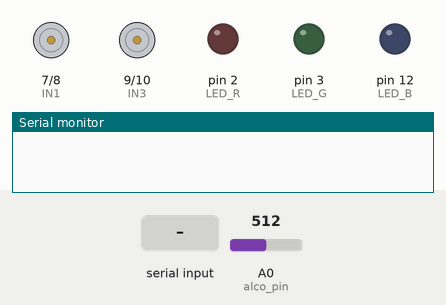
Recording of a sketch running on a simulated Arduino Uno, built with avr-gcc and run on an emulated ATmega328P. On the bench: motor-driver pin pairs drawn as motors (green arrow = first pin HIGH = forward, orange = second pin HIGH = backward, longer = more drive, scaled by the enable pin), output pins drawn as LEDs (lit = HIGH), the last lines printed to the serial monitor. The inputs (shaded band) are chosen by the test bench; at power-on: A0 (alco_pin) = 512.

Above: at 1.2 s.
1.3 s: "90,45,200\n" received over the second serial link
At 2.3 s:
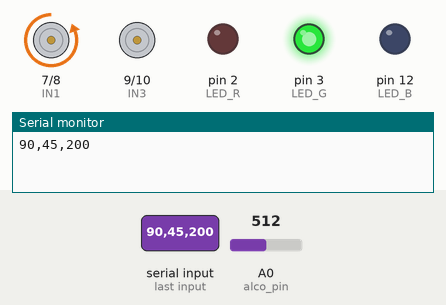
2.8 s: "30,150,10\n" received over the second serial link
At 3.4 s:
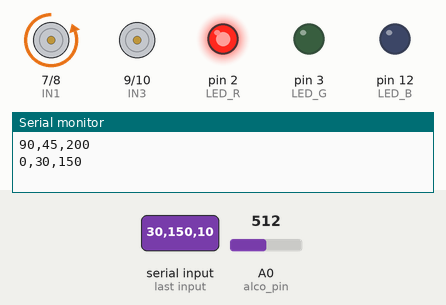
5.8 s: "2\n" received over the second serial link
At 8.1 s:
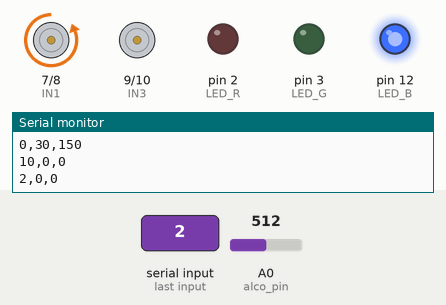
8.8 s: "90,45\n" received over the second serial link
At 11.0 s:
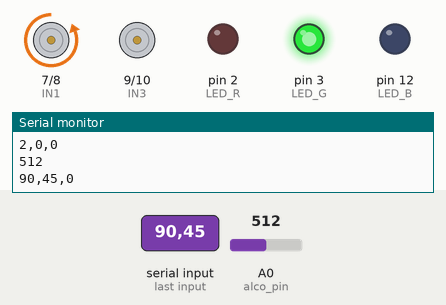
11.3 s: "0\n" received over the second serial link
At 13.8 s:
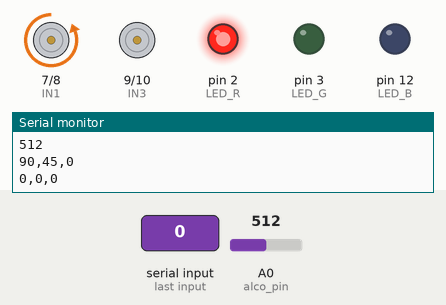
14.3 s: "30,150\n" received over the second serial link
At 16.5 s:
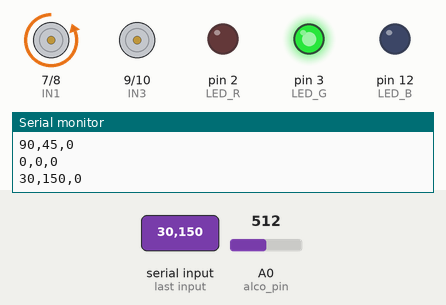
Timing chart, 0 to 17.8 s (numbered marks = the images above; inputs shaded):
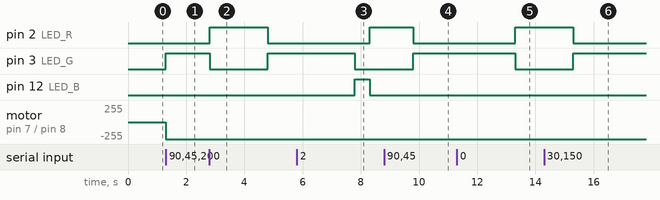

The sketch:

receiver.ino
```cpp
#include <SoftwareSerial.h>

SoftwareSerial mySerial(4, 5); //블루투스의 Tx, Rx핀을 4번 5번핀으로 설정

// joystick sensor values
#define VR_MIN_VALUE (0)
#define VR_MAX_VALUE (1023)

// left motor pins
#define ENA 6
#define IN1 7
#define IN2 8

// right motor pins
#define ENB 11
#define IN3 9
#define IN4 10

//LED pin
#define LED_R 2       // R의 핀 번호 2
#define LED_G 3       // G의 핀 번호 3
#define LED_B 12       // B의 핀 번호 12

//alcohol senser pin
#define alco_pin (A0) // !!! alcohol sensor pin number

#define MOTOR_MIN_PWM (95)
#define MOTOR_MAX_PWM (255)

int convertToPWM(int value) {
  return map(value, VR_MIN_VALUE, VR_MAX_VALUE, -MOTOR_MAX_PWM, MOTOR_MAX_PWM);
}

void drive(int pwmL, int pwmR) {
  // constrain motor speed between -255 and 255
  pwmL = constrain(pwmL, -MOTOR_MAX_PWM, MOTOR_MAX_PWM);
  pwmR = constrain(pwmR, -MOTOR_MAX_PWM, MOTOR_MAX_PWM);

  // left motor direction
  if (pwmL > 0) {
    digitalWrite(IN1, HIGH);
    digitalWrite(IN2, LOW);
  } else if (pwmL < 0) {
    digitalWrite(IN1, LOW);
    digitalWrite(IN2, HIGH);
  } else {
    digitalWrite(IN1, LOW);
    digitalWrite(IN2, LOW);
  }

  // right motor direction
  if (pwmR > 0) {
    digitalWrite(IN3, HIGH);
    digitalWrite(IN4, LOW);
  } else if (pwmR < 0) {
    digitalWrite(IN3, LOW);
    digitalWrite(IN4, HIGH);
  } else {
    digitalWrite(IN3, LOW);
    digitalWrite(IN4, LOW);
  }

  // stop motors if the absolute value of pwm is less than MOTOR_MIN_PWM
  if (abs(pwmL) <= MOTOR_MIN_PWM) pwmL = 0;
  if (abs(pwmR) <= MOTOR_MIN_PWM) pwmR = 0;

  // pwm for each motor.
  analogWrite(ENA, abs(pwmL));
  analogWrite(ENB, abs(pwmR));
}


void setup() {

  Serial.begin(9600);
  mySerial.begin(9600); //

  // set all the motor pins OUTPUT mode
  pinMode(ENA, OUTPUT);
  pinMode(IN1, OUTPUT);
  pinMode(IN2, OUTPUT);
  pinMode(ENB, OUTPUT);
  pinMode(IN3, OUTPUT);
  pinMode(IN4, OUTPUT);

  // set pin mode
  pinMode(LED_B, OUTPUT);
  pinMode(LED_G, OUTPUT);
  pinMode(LED_R, OUTPUT);

  // set alcohol pins INPUT mode
  pinMode(alco_pin, INPUT);
}


void loop() {

  if (mySerial.available()) {

    int flag = mySerial.parseInt(); //bmp control value
    int vrx = mySerial.parseInt();
    int vry = mySerial.parseInt();

    Serial.print(flag);
    Serial.print(",");
    Serial.print(vrx);
    Serial.print(",");
    Serial.println(vry);

    // calculate speed of both motors according to the x axis
    int pwmX = convertToPWM(vrx);
    int pwmL = pwmX;
    int pwmR = pwmX;

    // adjust left and right speed according to the y axis
    int pwmY = convertToPWM(vry);
    pwmL = pwmL + pwmY;
    pwmR = pwmR - pwmY;

    if (flag == 0) { //bpm 이 정상범위가 아니면
      digitalWrite(LED_R, HIGH);      //LED red
      digitalWrite(LED_G, LOW);
      digitalWrite(LED_B, LOW);
    }

    else if (flag == 2) {

      digitalWrite(LED_R, LOW);
      digitalWrite(LED_G, LOW);
      digitalWrite(LED_B, HIGH);     // LED blue
      delay(500);

      int alco_value = analogRead(alco_pin); //alcohol senser pin read
      Serial.println(analogRead(alco_pin));

      if (alco_value < 80) { //alcohol sensor value is normal, drive RC car
        digitalWrite(LED_G, HIGH);     //LED green
        digitalWrite(LED_B, LOW);
        digitalWrite(LED_R, LOW);
        drive(pwmL, pwmR);
      }

      else {
        digitalWrite(LED_R, HIGH);      //LED red
        digitalWrite(LED_G, LOW);
        digitalWrite(LED_B, LOW);

      }
    }

    else { //bpm 정상범위이면, drive RC car
      digitalWrite(LED_G, HIGH);     //LED green
      digitalWrite(LED_R, LOW);
      digitalWrite(LED_B, LOW);
      drive(pwmL, pwmR);
    }

  }

}
```

Measured:
- after the input at 1.3 s, pin 3 (LED_G): LOW → HIGH at once; motor on pin 7 (IN1) / pin 8 (IN2): stopped → backward 255/255 at once
- after the input at 2.8 s, pin 2 (LED_R): LOW → HIGH after 0.00 s instead of 1.5 s; pin 3 (LED_G): HIGH → LOW after 0.00 s instead of 1.5 s
- after the input at 5.8 s, pin 2 (LED_R): LOW → HIGH after 2.5 s; pin 3 (LED_G): HIGH → LOW after 2.0 s; pin 12 (LED_B): LOW → HIGH after 2.0 s, → LOW 0.50 s later
- after the input at 8.8 s, pin 2 (LED_R): HIGH → LOW after 1.0 s; pin 3 (LED_G): LOW → HIGH after 1.0 s
- after the input at 11.3 s, pin 2 (LED_R): LOW → HIGH after 2.0 s; pin 3 (LED_G): HIGH → LOW after 2.0 s
- after the input at 14.3 s, pin 2 (LED_R): HIGH → LOW after 1.0 s; pin 3 (LED_G): LOW → HIGH after 1.0 s
